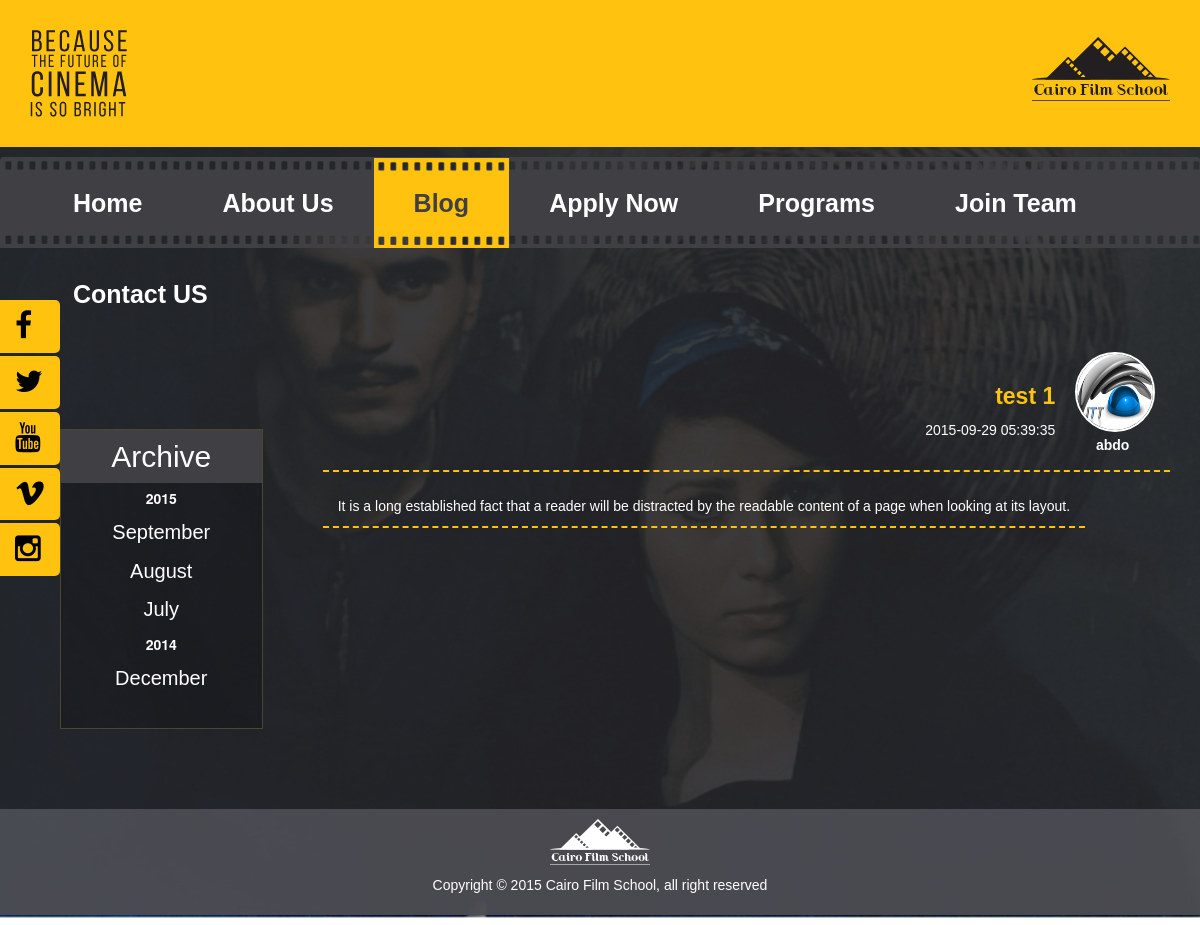
Page /blog/show/1 on the committed database.
### tables this page shows
CREATE TABLE IF NOT EXISTS `blog` (
  `id` int(7) NOT NULL AUTO_INCREMENT,
  `title` varchar(128) NOT NULL,
  `body` text NOT NULL,
  `image` varchar(128) NOT NULL,
  `is_slider` enum('false','top','bottom') NOT NULL DEFAULT 'false',
  `create_date` timestamp NOT NULL DEFAULT CURRENT_TIMESTAMP,
  `user_id` int(11) NOT NULL,
  PRIMARY KEY (`id`)
);

CREATE TABLE IF NOT EXISTS `user` (
  `id` int(4) NOT NULL AUTO_INCREMENT,
  `username` varchar(50) NOT NULL,
  `password` varchar(64) NOT NULL,
  `user_image` varchar(128) NOT NULL,
  PRIMARY KEY (`id`),
  UNIQUE KEY `username` (`username`)
);

CREATE TABLE IF NOT EXISTS `setting` (
  `facebook` varchar(128) NOT NULL,
  `twitter` varchar(128) NOT NULL,
  `instagram` varchar(128) NOT NULL,
  `youtube` varchar(128) NOT NULL,
  `vimeo` varchar(128) NOT NULL,
  `email` varchar(128) NOT NULL
);

### application/controllers/Blog.php (called while the page is built, shortened)
<?php
class Blog extends CI_Controller
{
    public function __construct()
    {
        $this->load->model('blog_model');
    }
    public function show($id = null)
    {
        $data['page_title'] = 'Blogs';
        $this->load->view('template/header', $data);
        $this->load->view('template/navbar', $data);
        $data['blog'] = $this->blog_model->get_blog($id)[0];
        $data['archive'] = $this->blog_model->get_archive();
        if (count($data['blog']) == 0) {
            show_404();
        } else {
            $this->load->view('show_blog', $data);
        }
        $this->load->view('template/footer', $data);
    }
}

### index.php (called while the page is built, shortened)
<?php
require_once BASEPATH.'core/CodeIgniter.php';

### application/models/Blog_model.php (called while the page is built, shortened)
<?php
class Blog_model extends CI_Model
{
    public function get_blog($id)
    {
        $this->db->select('blog.*,user.*');
        $this->db->from('blog');
        $this->db->join('user', 'user.id = blog.user_id');
        $this->db->where('blog.id', $id);
        $query = $this->db->get();
        return $query->result_array();
    }
    public function get_archive(){
        $query = 'SELECT YEAR(create_date) AS year, MONTH(create_date) AS month, COUNT(*) AS total
                  FROM blog
                  GROUP BY YEAR, MONTH
                  ORDER BY create_date desc';
        $result = $this->db->query($query);
        $year = '';
        $archive = array();
        foreach($result->result_array() as $record){
            $record['month'] = date("F", mktime(0, 0, 0, $record['month'], 10));
            if($year != $record['year']){
                $year = $record['year'];
                $archive[$record['year']] = array($record['month']);
            }
            else{
                array_push($archive[$record['year']], $record['month']);
            }
        }
        return $archive;
    }
}

### application/views/show_blog.php (the view, shortened to what this page needs)
<p class="clearfix">
    <section class="blogs">
        <div class="container">
            <div class="row">
                <div class="col-md-3">
                    <ul id="archive">
                        <h2>Archive</h2>
                        <?php foreach ($archive as $year => $months) { ?>
                            <li><b><?php echo $year ?></b></li>
                            <?php foreach ($months as $month) { ?>
                                <li>
                                    <a href="<?php echo base_url("blog/archive/$year/$month"); ?>"><?php echo $month; ?></a>
                                </li>
                            <?php }
                        } ?>
                    </ul>
                </div>
                <div class="col-md-9 text-center">
                    <div id="Items">
                        <div class="auther">
                            <img src="<?php echo base_url('static/uploads/user/'.$blog['user_image'])?>"  class="img-circle"/>
                            <span><?php echo $blog['username']?></span>
                        </div>
                        <div class="subject ar">
                            <h2><?php echo $blog['title']?></h2>
                            <span><?php echo $blog['create_date']?></span>
                        </div>
                        <p class="clearfix">
                    </div>
                    <div class="Items-subject ar">
                        <p><?php echo html_entity_decode($blog['body'])?></p>
                    </div>
                </div>
            </div>
        </div>
    </section>

### static/css/style.css (style rules this page uses)
h2,h3,.title,.cfsForms span,a { font-family: 'BebasNeue Book', Arial, Helvetica, sans-serif; }
p,.cfsForms li,.ar span,.auther span,.pagination a,#CFS-NEWS .carousel-caption span,.newApp span { font-family: 'HelveticaNeue-ThinCond', Arial, Helvetica, sans-serif }
.AR,.ar h2,.ar p,#AR { font-family: 'GE_SS_Two_Light', Arial, Helvetica, sans-serif; }
body { background: url('../images/bg.jpg') no-repeat fixed top center; }
.blogs { color:#fff; text-align: right; }
#blog-Items,#Items { list-style: none; text-align: right; }
#blog-Items li ,#Items { border-bottom:2px dashed #ffc20e; margin-bottom:24px; }
#blog-Items .auther,#Items .auther { width: 10%; text-align: center; float: right; margin: 15px; }
#Items .auther { margin: 0 15px; }
#blog-Items .auther img,#Items .auther img { width: 80px; height: 80px; display: block; float: right; margin: 3px 0; border: 2px solid #fff; }
#blog-Items .auther span,#Items .auther span { display: block; margin:5px 0; font-weight: bold; }
#blog-Items .subject,#Items .subject { float: right; width: 85%; margin-top: 15px; }
#blog-Items .subject h2 ,#Items h2 { font-size: 23px; font-weight: bold; color: #ffc20e; }
#archive { text-align: center; list-style: none; background: rgba(0,0,0,.2); margin: 30px; padding:0px; border: 1px solid #49472C; margin-top: 80px; min-height: 300px; }
#archive h2 { background: #404044; padding: 10px 0; margin:0; }
#archive li { padding: 5px 0px; display:block; }
#archive li a { color: #ffffff; font-size: 20px; }
.Items-subject { border-bottom: 2px dashed #ffc20e; margin-right: 10%; }

### static/css/action.css (style rules this page uses)
.background-cover { -webkit-background-size: cover; -moz-background-size: cover; -o-background-size: cover; background-size: cover; }

### rows in the picture
blog: user.user_image (picture), user.username "abdo", title "test 1", create_date "2015-09-29 05:39:35", body "It is a long established fact that a reader will be distracted by the readable content of a page when looking at its layout."

### other values in the picture
$year "2015"
$month "September"
$month "August"
$month "July"
$year "2014"
$month "December"
